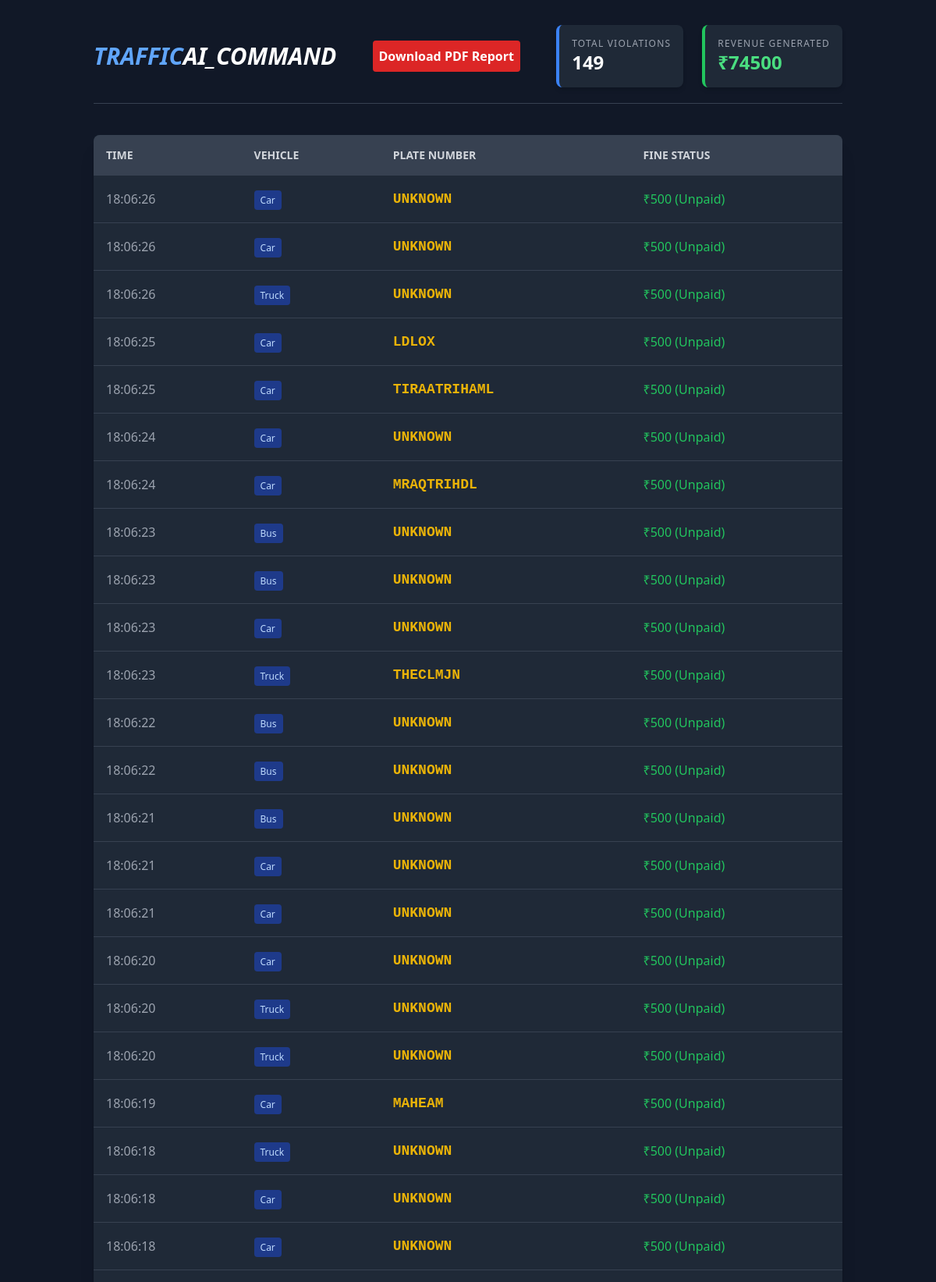
The page / (upper part) on the database its author committed.
### monitor/models.py (models this page shows, shortened)
class Violation(models.Model):
    plate_number = models.CharField(max_length=20, default="UNKNOWN")
    vehicle_type = models.CharField(max_length=20)
    timestamp = models.DateTimeField(auto_now_add=True)
    fine_amount = models.IntegerField(default=500) # image_evidence will store the photo of the violation
    image_evidence = models.ImageField(upload_to='violations/', null=True, blank=True)

### monitor/views.py (the view)
# urls.py: path('', views.dashbord, name='dashboard'),
def dashbord(request):
    violations_list = Violation.objects.all().order_by('-timestamp')
    total_fines = violations_list.aggregate(total_amount=Sum('fine_amount'))['total_amount'] or 0
    total_count = violations_list.count()
    context = {
        'violations': violations_list, # Make sure this matches the name used in your HTML loop
        'total_fines': total_fines,
        'total_count': total_count,
    }
    return render(request, 'monitor/dashboard.html', context)

### monitor/templates/monitor/dashboard.html (shortened to what this page needs)
<!DOCTYPE html>
<html lang="en">
<head>
    <script src="https://cdn.tailwindcss.com"></script>
</head>
<body class="bg-gray-900 text-white font-sans">
    <div class="container mx-auto p-8">
        <header class="flex justify-between items-center mb-10 border-b border-gray-700 pb-5">
    <h1 class="text-3xl font-bold text-blue-400 italic">TRAFFIC<span class="text-white">AI_COMMAND</span></h1>
    <div class="flex space-x-4">
        <a href="{% url 'export_pdf' %}" class="bg-red-600 hover:bg-red-700 p-2 rounded text-white font-bold transition duration-200">
            Download PDF Report
        </a>
    </div>
    <div class="flex space-x-6">
        <div class="bg-gray-800 p-4 rounded-lg border-l-4 border-blue-500 shadow-md">
            <p class="text-gray-400 text-xs uppercase tracking-widest">Total Violations</p>
            <p class="text-2xl font-bold">{{ total_count }}</p>
        </div>
        <div class="bg-gray-800 p-4 rounded-lg border-l-4 border-green-500 shadow-md">
            <p class="text-gray-400 text-xs uppercase tracking-widest">Revenue Generated</p>
            <p class="text-2xl font-bold text-green-400">₹{{ total_fines }}</p>
        </div>
    </div>
</header>
        <div class="bg-gray-800 rounded-lg shadow-xl overflow-hidden">
            <table class="w-full text-left">
                <thead class="bg-gray-700 text-gray-300 uppercase text-sm">
                    <tr>
                        <th class="p-4">Time</th>
                        <th class="p-4">Vehicle</th>
                        <th class="p-4">Plate Number</th>
                        <th class="p-4">Fine Status</th>
                    </tr>
                </thead>
                <tbody class="divide-y divide-gray-700">
                    {% for v in violations %}
                    <tr class="hover:bg-gray-700 transition">
                        <td class="p-4 text-gray-400">{{ v.timestamp|date:"H:i:s"}}</td>
                        <td class="p-4">
                            <span class="px-2 py-1 rounded text-xs bg-blue-900 text-blue-200">
                                {{ v.vehicle_type }}
                            </span>
                        </td>
                        <td class="p-4 font-mono text-yellow-500 font-bold text-lg">{{ v.plate_number }}</td>
                        <td class="p-4">
                            <span class="text-green-500">₹{{ v.fine_amount }} (Unpaid)</span>
                        </td>
                    </tr>
                    {% empty %}
                    <tr>
                        <td colspan="4" class="p-10 text-center text-gray-500 italic">No violations recorded yet.</td>
                    </tr>
                    {% endfor %}
                </tbody>
            </table>
        </div>
    </div>
</body>
</html>

### rows shown on the page
Violation: timestamp "18:06:26", vehicle_type "Car", plate_number "UNKNOWN", fine_amount "500"
Violation: timestamp "18:06:26", vehicle_type "Car", plate_number "UNKNOWN", fine_amount "500"
Violation: timestamp "18:06:26", vehicle_type "Truck", plate_number "UNKNOWN", fine_amount "500"
Violation: timestamp "18:06:25", vehicle_type "Car", plate_number "LDLOX", fine_amount "500"
Violation: timestamp "18:06:25", vehicle_type "Car", plate_number "TIRAATRIHAML", fine_amount "500"
Violation: timestamp "18:06:24", vehicle_type "Car", plate_number "UNKNOWN", fine_amount "500"
Violation: timestamp "18:06:24", vehicle_type "Car", plate_number "MRAQTRIHDL", fine_amount "500"
Violation: timestamp "18:06:23", vehicle_type "Bus", plate_number "UNKNOWN", fine_amount "500"
Violation: timestamp "18:06:23", vehicle_type "Bus", plate_number "UNKNOWN", fine_amount "500"
Violation: timestamp "18:06:23", vehicle_type "Car", plate_number "UNKNOWN", fine_amount "500"
Violation: timestamp "18:06:23", vehicle_type "Truck", plate_number "THECLMJN", fine_amount "500"
Violation: timestamp "18:06:22", vehicle_type "Bus", plate_number "UNKNOWN", fine_amount "500"
Violation: timestamp "18:06:22", vehicle_type "Bus", plate_number "UNKNOWN", fine_amount "500"
Violation: timestamp "18:06:21", vehicle_type "Bus", plate_number "UNKNOWN", fine_amount "500"
Violation: timestamp "18:06:21", vehicle_type "Car", plate_number "UNKNOWN", fine_amount "500"
Violation: timestamp "18:06:21", vehicle_type "Car", plate_number "UNKNOWN", fine_amount "500"
Violation: timestamp "18:06:20", vehicle_type "Car", plate_number "UNKNOWN", fine_amount "500"
Violation: timestamp "18:06:20", vehicle_type "Truck", plate_number "UNKNOWN", fine_amount "500"
Violation: timestamp "18:06:20", vehicle_type "Truck", plate_number "UNKNOWN", fine_amount "500"
Violation: timestamp "18:06:19", vehicle_type "Car", plate_number "MAHEAM", fine_amount "500"
Violation: timestamp "18:06:18", vehicle_type "Truck", plate_number "UNKNOWN", fine_amount "500"
Violation: timestamp "18:06:18", vehicle_type "Car", plate_number "UNKNOWN", fine_amount "500"
Violation: timestamp "18:06:18", vehicle_type "Car", plate_number "UNKNOWN", fine_amount "500"

### other values the page prints
{{ total_count }} "149"
{{ total_fines }} "74500"
